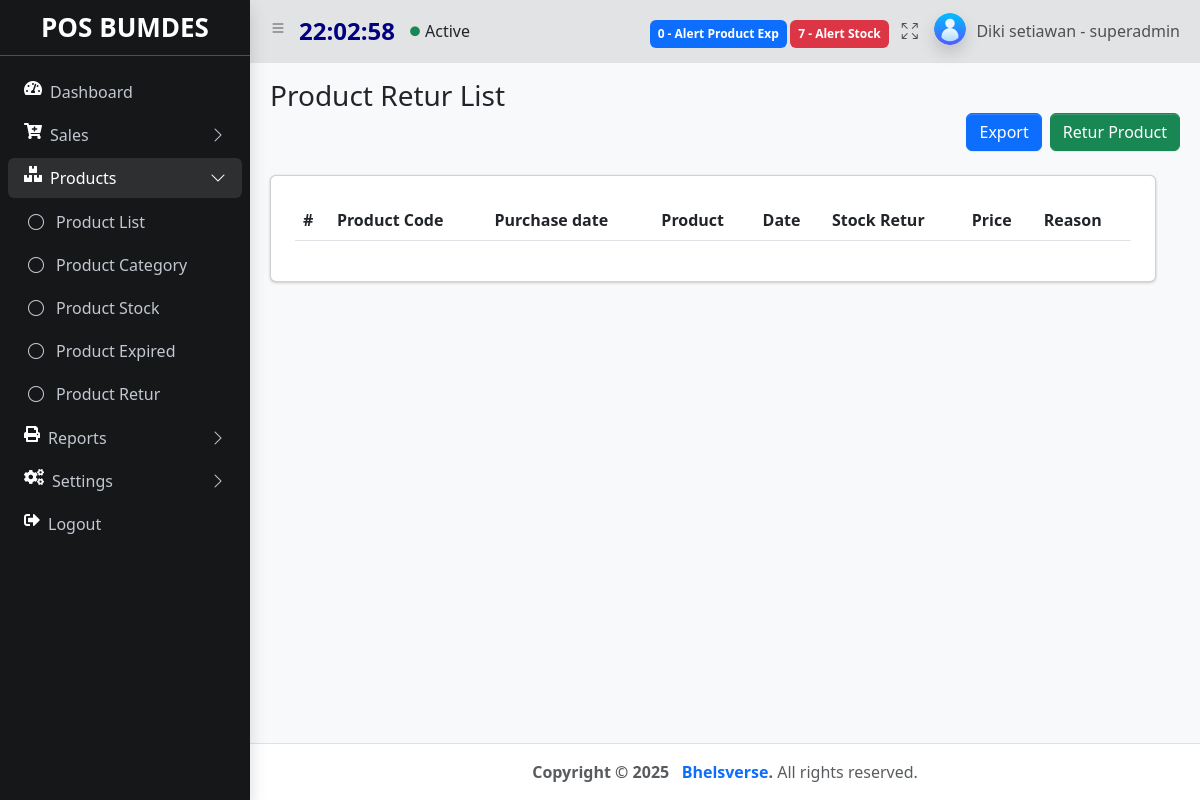
/index.php?&module=productRetur&action=productReturList (signed in), run on an earlier commit of the app's database.
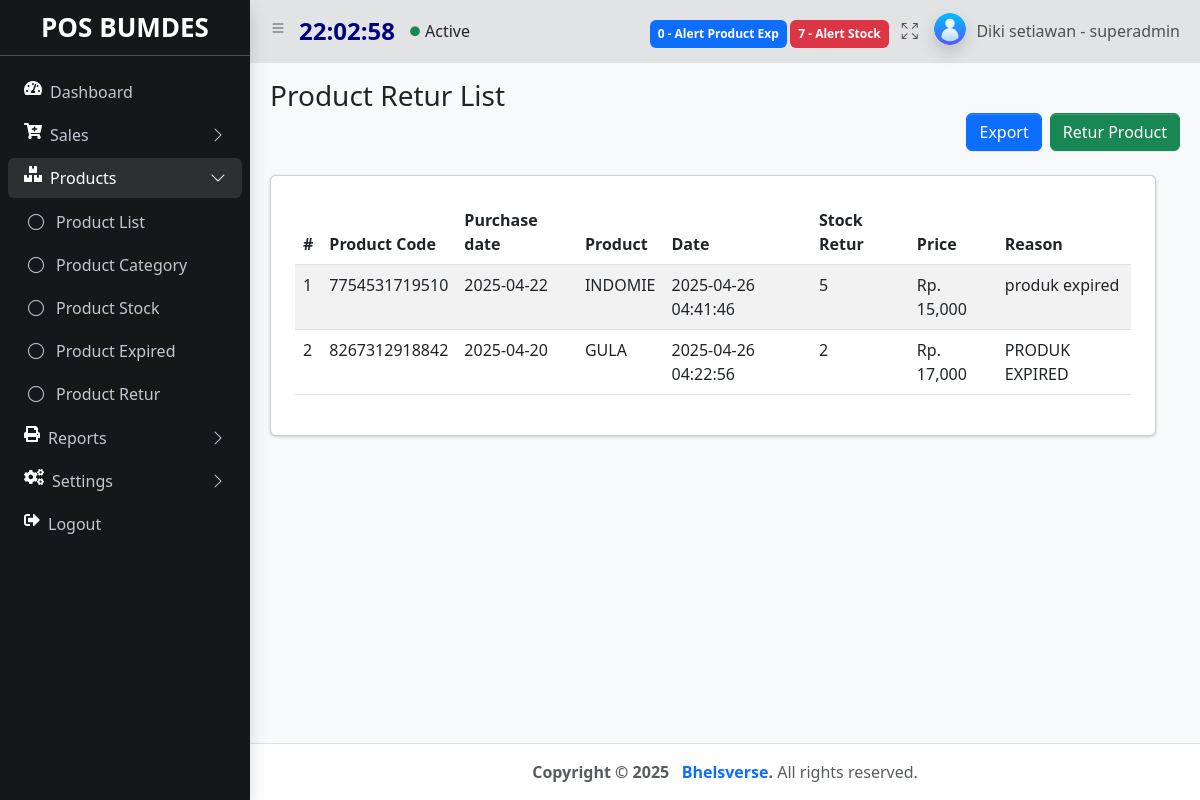
And on a later commit of the database.
### tables this page shows
CREATE TABLE `products_retur` (
  `id` int(11) NOT NULL,
  `id_produk` varchar(50) NOT NULL,
  `nama_produk` varchar(100) NOT NULL,
  `stok_retur` int(11) NOT NULL,
  `ket` text NOT NULL,
  `tgl` datetime NOT NULL DEFAULT current_timestamp(),
  `tgl_transaksi` date NOT NULL,
  `harga` int(11) NOT NULL
);

### function/helper.php (called while the page is built, shortened)
<?php
function rupiah($nilai = 0){
    $string = "Rp. " . number_format($nilai);
    return $string;
}
?>

### module/productRetur/productReturList.php (the view)
<main class="app-main">
     <div class="app-content-header">
       <div class="container-fluid">
         <div class="row">
           <div class="col-sm-6"><h3 class="mb-0">Product Retur List </h3></div>
         </div>
         <div class="row">
         <div class="d-grid gap-2 d-md-flex justify-content-md-end">
           <a href="<?php echo BASE_URL . "module/productRetur/export.php"; ?>" class="btn btn-primary">Export</a>
         <a href="<?php echo BASE_URL . "index.php?&module=productRetur&action=list"; ?>" class="btn btn-success">Retur Product</a>
           </div>
           </div>
       <div class="row mt-4 ">
         <div class="row justify-content-center">
           <div class="col">
             <div class="card p-4 align-item-center">
             <table id="example" class="table table-striped">
                             <thead>
                               <tr>
                                 <th scope="col">#</th>
                                 <th scope="col">Product Code</th>
                                 <th scope="col">Purchase date</th>
                                 <th scope="col">Product</th>
                                 <th scope="col">Date</th>
                                 <th scope="col">Stock Retur</th>
                                 <th scope="col">Price</th>
                                 <th scope="col">Reason</th>
                               </tr>
                             </thead>
                             <tbody>
                         <?php
                         $query = "SELECT * FROM products_retur ";
                         $query .= "ORDER BY tgl DESC";
                         $result = mysqli_query($koneksi, $query);
                         if($result->num_rows > 0){
                             $no=1;
                         while ($item = mysqli_fetch_assoc($result)) {
                           echo "
                               <tr>
                                 <td>$no</td>
                                 <td>$item[id_produk]</td>
                                 <td>$item[tgl_transaksi]</td>
                                 <td>$item[nama_produk]</td>
                                 <td>$item[tgl]</td>
                                 <td>$item[stok_retur]</td>
                                 <td> ".rupiah($item['harga'])."</td>
                                 <td>$item[ket]</td>
                                ";
                               $no++;
                             };
                           }else{
                             echo '<script>Swal.fire({
                             title: "Product retur list is empty!",
                             text: "You clicked the button!",
                             icon: "warning"
                           });</script>';
                           } ?>
                             </tbody>
                           </table>
             </div>
           </div>
         </div>
       </div>
     </div>
   </main>

### index.php (shortened to what this page needs)
<!doctype html>
<html lang="en">
 <?php
include 'function/koneksi.php';
include 'function/helper.php';
include 'layout/header.php';
 $module = isset($_GET['module']) ? $_GET['module'] : 'dashboard';
 $action = isset($_GET['action']) ? $_GET['action'] : 'index';
 ?>
  <body class="layout-fixed sidebar-expand-lg bg-body-tertiary" style="overflow: hidden;">
    <div class="app-wrapper"  style="height: calc(100vh - 80px); overflow-y: auto;">
      <?php
      include 'components/navbar.php';
      ?>
      <?php
     include 'layout/sidebar.php';
     ?>
      <?php
        $filename = "module/$module/$action.php";
        if (file_exists($filename)) {
            include_once($filename);
        } else {
                echo '<script>Swal.fire({
              title: "Error 404!",
              text: "Page Not Found!",
              icon: "error"
            });</script>';
        }
      ?>
      <?php
      include 'layout/footer.php';
      ?>

### layout/header.php (shortened to what this page needs)
<head>
    <link rel="stylesheet" href="https://cdnjs.cloudflare.com/ajax/libs/font-awesome/5.15.4/css/all.min.css" />
    <link
      rel="stylesheet"
      href="https://cdn.jsdelivr.net/npm/@fontsource/source-sans-3@5.0.12/index.css"
    />
    <link
      rel="stylesheet"
      href="https://cdn.jsdelivr.net/npm/overlayscrollbars@2.10.1/styles/overlayscrollbars.min.css"
    />
    <link
      rel="stylesheet"
      href="https://cdn.jsdelivr.net/npm/bootstrap-icons@1.11.3/font/bootstrap-icons.min.css"
    />
    <link rel="stylesheet" href="template/dist/css/adminlte.css" />
    <link
      rel="stylesheet"
      href="https://cdn.jsdelivr.net/npm/apexcharts@3.37.1/dist/apexcharts.css"
    />
    <link
      rel="stylesheet"
      href="https://cdn.jsdelivr.net/npm/jsvectormap@1.5.3/dist/css/jsvectormap.min.css"
    />
    <link
      rel="stylesheet"
      type="text/css"
      href="https://cdnjs.cloudflare.com/ajax/libs/twitter-bootstrap/5.3.0/css/bootstrap.min.css"
    />
    <link
      rel="stylesheet"
      type="text/css"
      href="https://cdn.datatables.net/2.2.2/css/dataTables.bootstrap5.css"
    />
    <link href="https://cdn.jsdelivr.net/npm/sweetalert2@11.17.2/dist/sweetalert2.min.css" rel="stylesheet">
  </head>

### components/navbar.php (shortened to what this page needs)
<?php
  $stokquery = mysqli_query($koneksi, "SELECT nama_produk, stok FROM products WHERE stok < 10 ");
  $notifalert = $stokquery->num_rows;
$product_exp = mysqli_query($koneksi, "SELECT * FROM products WHERE product_exp = DATE_ADD(CURDATE(), INTERVAL 1 DAY) AND product_exp > CURDATE() ");
$notifalertexp = $product_exp->num_rows;
?>
<nav class="app-header navbar navbar-expand bg-secondary-subtle sticky-top" data-bs-theme="light">
        <div class="container-fluid">
          <ul class="navbar-nav">
            <li class="nav-item">
              <a class="nav-link" data-lte-toggle="sidebar" href="#" role="button">
                <i class="bi bi-list"></i>
              </a>
            </li>
          <li class="nav-item">
          <div class="clock" id="clock">00:00:00</div>
          </li>
          </ul>
          <i class="fas fa-circle text-success " style="font-size: 10px; padding-right:5px; padding-left:10px; "></i> Active
          <ul class="navbar-nav ms-auto">
            <li class="nav-item dropdown" style="padding-right: 70px;">
              <a class="nav-link" data-bs-toggle="dropdown" href="#">
                <span class="navbar-badge badge text-bg-primary p-2" ><?= $notifalertexp;?> - Alert Product Exp</span>
              </a>
            </li>
            <li class="nav-item dropdown">
              <a class="nav-link" data-bs-toggle="dropdown" href="#">
                <span class="navbar-badge badge text-bg-danger p-2" ><?= $notifalert;?> -  Alert Stock</span>
              </a>
            </li>
            <li class="nav-item">
              <a class="nav-link" href="#" data-lte-toggle="fullscreen">
                <i data-lte-icon="maximize" class="bi bi-arrows-fullscreen"></i>
              </a>
            </li>
            <li class="nav-item dropdown user-menu">
              <a href="#" class="nav-link dropdown-toggle" data-bs-toggle="dropdown">
                <img
                  src="template/dist/assets/img/user.png"
                  class="user-image rounded-circle shadow"
                  alt="User Image"
                />
                <span class="d-none d-md-inline">
                <?php
                $nama = $_SESSION['nama'];
                $role = $_SESSION['role'];
                 echo "$nama - $role";
                 ?>
                 </span>
              </a>
            </li>
          </ul>
        </div>
      </nav>

### layout/sidebar.php (shortened to what this page needs)
<aside class="app-sidebar bg-secondary-subtle shadow "data-bs-theme="dark" >
        <div class="sidebar-brand ">
         <span style="color: #ffffff; font-size: 26px; text-align:center; font-weight:600 ;">POS BUMDES
        </span>
        </div>
        <div class="sidebar-wrapper">
          <nav class="mt-2 sticky-top">
            <ul
              class="nav sidebar-menu flex-column"
              data-lte-toggle="treeview"
              role="menu"
              data-accordion="false"
            >
              <li class="nav-item " >
                <a <?php if($module=="dashboard" && $action == "index"){
                  echo "class='nav-link active'";
                }?> href='<?php echo BASE_URL . "index.php?&module=dashboard&action=index"; ?>' class="nav-link" >
                <i class="fas fa-tachometer-alt" style="color: #ffffff;"></i>
                  <p>
                    Dashboard
                  </p>
                </a>
              </li>
              <li class="nav-item <?php if($module=="salesCashier" || $module=="salesRiwayatHistory"){
                echo "menu-open";
              }
              ?>" >
                <a href="#" class="nav-link ">
                <i class="fas fa-cart-plus" style="color: #ffffff;"></i>
                  <p>
                    Sales
                  </p>
                </a>
              </li>
              <?php if ($_SESSION['role'] == 'admin' || $_SESSION['role'] == 'superadmin' ) : ?>
              <li class="nav-item <?php if($module=="product" || $module=="productCategory" || $module=="productStock" || $module=="productExpired" || $module=="productRetur"){
                echo "menu-open";
              }
              ?>" >
                <a href="#" class="nav-link ">
                <i class="fas fa-boxes" style="color: #ffffff;"></i>
                  <p>
                    Products
                  </p>
                </a>
                <ul class="nav nav-treeview">
                  <li class="nav-item ">
                    <a <?php if($module=="product" && $action == "list"){
                  echo "class='nav-link active'";
                }?>  href='<?php echo BASE_URL . "index.php?&module=product&action=list"; ?>' class="nav-link ">
                      <i class="nav-icon bi bi-circle"></i>
                      <p>Product List</p>
                    </a>
                  </li>
                  <li class="nav-item">
                    <a <?php if($module=="productCategory" && $action == "list"){
                  echo "class='nav-link active'";
                }?>  href='<?php echo BASE_URL . "index.php?&module=productCategory&action=list"; ?>' class="nav-link ">
                      <i class="nav-icon bi bi-circle"></i>
                      <p>Product Category </p>
                    </a>
                  </li>
                  <li class="nav-item">
                  <a <?php if($module=="productStock" && $action == "list"){
                  echo "class='nav-link active'";
                }?>  href='<?php echo BASE_URL . "index.php?&module=productStock&action=list"; ?>' class="nav-link ">
                      <i class="nav-icon bi bi-circle"></i>
                      <p>Product Stock </p>
                    </a>
                  </li>
                  <li class="nav-item">
                  <a <?php if($module=="productExpired" && $action == "list"){
                  echo "class='nav-link active'";
                }?>  href='<?php echo BASE_URL . "index.php?&module=productExpired&action=list"; ?>' class="nav-link ">
                      <i class="nav-icon bi bi-circle"></i>
                      <p>Product Expired</p>
                    </a>
                  </li>
                  <li class="nav-item">
                  <a <?php if($module=="productRetur" && $action == "list"){
                  echo "class='nav-link active'";
                }?>  href='<?php echo BASE_URL . "index.php?&module=productRetur&action=productReturList"; ?>' class="nav-link ">
                      <i class="nav-icon bi bi-circle"></i>
                      <p>Product Retur</p>
                    </a>
                  </li>
                </ul>
              </li>
              <?php endif; ?>
              <?php if ($_SESSION['role'] == 'admin' || $_SESSION['role'] == 'superadmin' ) : ?>
              <li class="nav-item <?php if($module=="salesReport" || $module=="productReport"){
                echo "menu-open";
              }
              ?>" >
                <a href="#" class="nav-link ">
                <i class="fas fa-print" style="color: #ffffff;"></i>
                  <p>
                    Reports
                  </p>
                </a>
              </li>
              <?php endif; ?>
              <?php if ($_SESSION['role'] == 'superadmin' ) : ?>
              <li class="nav-item <?php if($module=="users" || $module=="cashierManagement" || $module=="cashierLoguser" || $module=="backup_database"){
                echo "menu-open";
              }
              ?>" >
                <a href="#" class="nav-link ">
                <i class="fas fa-cogs" style="color: #ffffff;"></i>
                  <p>
                    Settings
                  </p>
                </a>
              </li>
              <?php endif; ?>
              <li>
              <a href="logout.php" class="nav-link ">
              <i class="fas fa-sign-out-alt" style="color: #ffffff;"></i>
                      <p>Logout</p>
                    </a>
              </li>
            </ul>
          </nav>
        </div>
      </aside>

### layout/footer.php (shortened to what this page needs)
<footer class="app-footer sticky-bottom text-center">
        <strong>
          Copyright &copy; 2025 &nbsp;
          <a href="#" class="text-decoration-none">Bhelsverse</a>.
        </strong>
        All rights reserved.
      </footer>
    </div>

### components/navbar.php (style rules this page uses)
.clock { color: navy; font-size: 24px; font-weight: bold ; padding: 5px 5px; border-radius: 15px; }

What changed in the data, as far as the page shows it:
added products_retur: id_produk "7754531719510", tgl_transaksi "2025-04-22", nama_produk "INDOMIE", tgl "2025-04-26 04:41:46", stok_retur "5", harga "Rp. 15,000", ket "produk expired"
added products_retur: id_produk "8267312918842", tgl_transaksi "2025-04-20", nama_produk "GULA", tgl "2025-04-26 04:22:56", stok_retur "2", harga "Rp. 17,000", ket "PRODUK EXPIRED"
